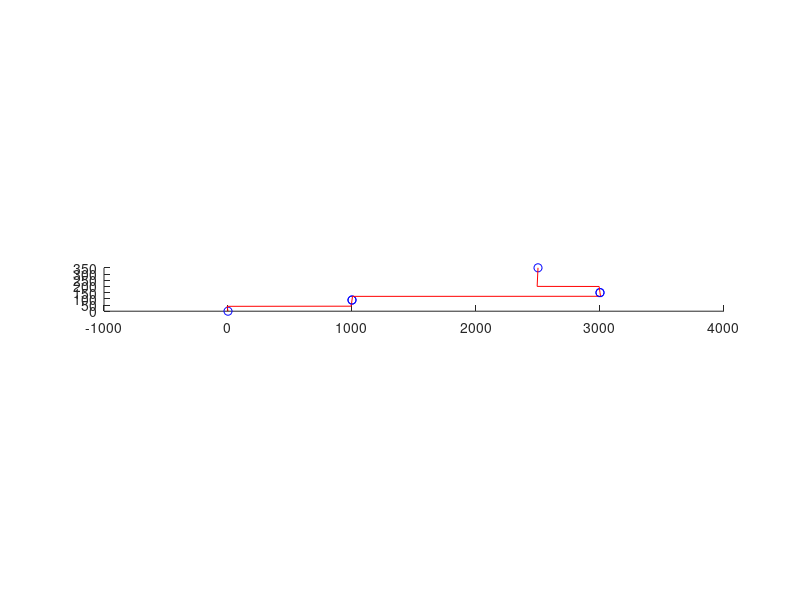

MATLAB code for this plot:
clear
clc
close all

%define stick angle
stickAngle = -10; %in degrees from north, clockwise positive

%%	Start program

stickAngle = deg2rad(stickAngle);

%define hinge locations
hinges = [0, 0; 1000, 90; 3000, 150; 2500, 350];

%each hinge has two rods, an upper rod and a lower rod, if radius = 0, there no rod is present. Upper rod is measured in positive radius, lower is measured in negative radius.
%rods have indexing, 1 = r1c1, 2 = r1c2, 3 = r2c1, 4 = r2c2 etc.
%rod 1 must be the stick
hingeRodsRadi = [40, 0; 30,-50; 50, -30; -10, 150];





%link hinge rods to additional rods in matrix mx3, where first column is rod length, second is index of first hinge rod to connect to, third is index of second hinge rod to connect to.
%tops are odd, bottoms are even for consistency
linkRods = [1000, 1, 4; 2000, 3, 6; 500, 5, 8];

if sum(not(size(hinges) == size(hingeRodsRadi)) | not(size(linkRods,1) == size(hinges,1) - 1))
	error('number of rodes is not consistent with number of hinges')
end

%calculate angles
theta = zeros(1, size(hinges,1));
theta(1) = stickAngle;
figure
hold on
daspect([1 1 1])
for i = 1:size(hinges,1)-1
    hinge1 = (mod(linkRods(i,2),2) + linkRods(i,2)) / 2;
    hinge2 = (mod(linkRods(i,3),2) + linkRods(i,3)) / 2;
    hinge1Loc = hinges(hinge1,:);
    hinge2Loc = hinges(hinge2,:);
    hinge1Radi = hingeRodsRadi(hinge1, mod(linkRods(i,2)+1,2)+1);
    hinge2Radi = hingeRodsRadi(hinge2, mod(linkRods(i,3)+1,2)+1);
    point1 = [hinge1Radi * sin(theta(i)) + hinge1Loc(1),...
        hinge1Radi * cos(theta(i)) + hinge1Loc(2)];
    p1h2Dist = pdist([point1;hinge2Loc], 'euclidean');
    thetaX = atan2(hinge2Loc(1) - point1(1), hinge2Loc(2) - point1(2));
    thetaY = acos((hinge2Radi^2 + p1h2Dist^2 - linkRods(i,1)^2 )/...
        (2*hinge2Radi*p1h2Dist));
    theta(i+1) = thetaY -pi + thetaX;
    point2 = [hinge2Radi * sin(theta(i+1)) + hinge2Loc(1),...
        hinge2Radi * cos(theta(i+1)) + hinge2Loc(2)];
    scatter(hinge1Loc(1),hinge1Loc(2),'b')
    scatter(hinge2Loc(1), hinge2Loc(2),'b')
    xToPlot = [hinge1Loc(1), point1(1), point2(1), hinge2Loc(1)];
    yToPlot = [hinge1Loc(2), point1(2), point2(2), hinge2Loc(2)];
    plot(xToPlot, yToPlot, 'r')
end
finalTheta = rad2deg(theta(end));
if finalTheta < 0
    finalTheta = finalTheta + 360;
end
    
fprintf("The output angle is %f degrees", finalTheta)

